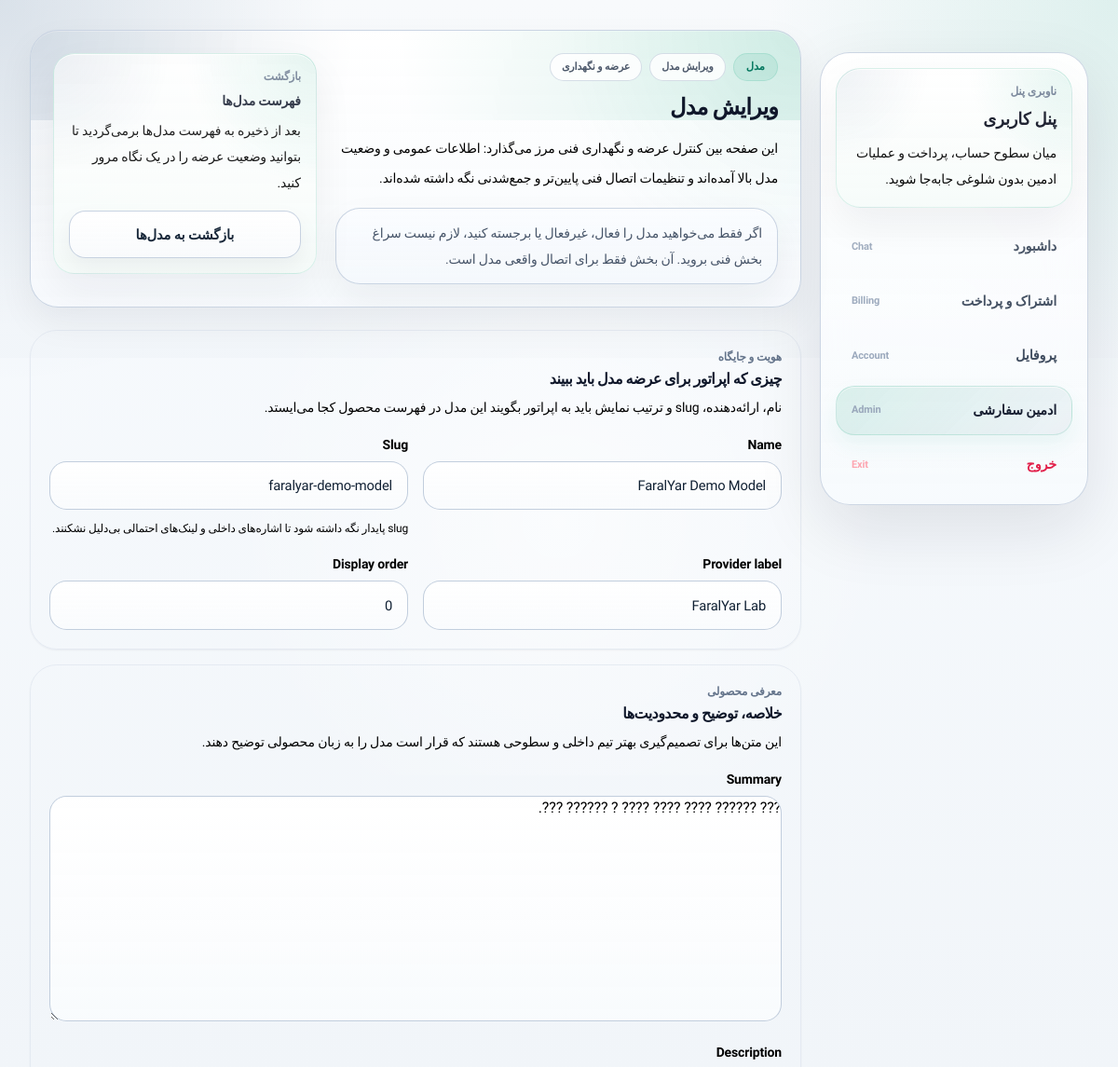
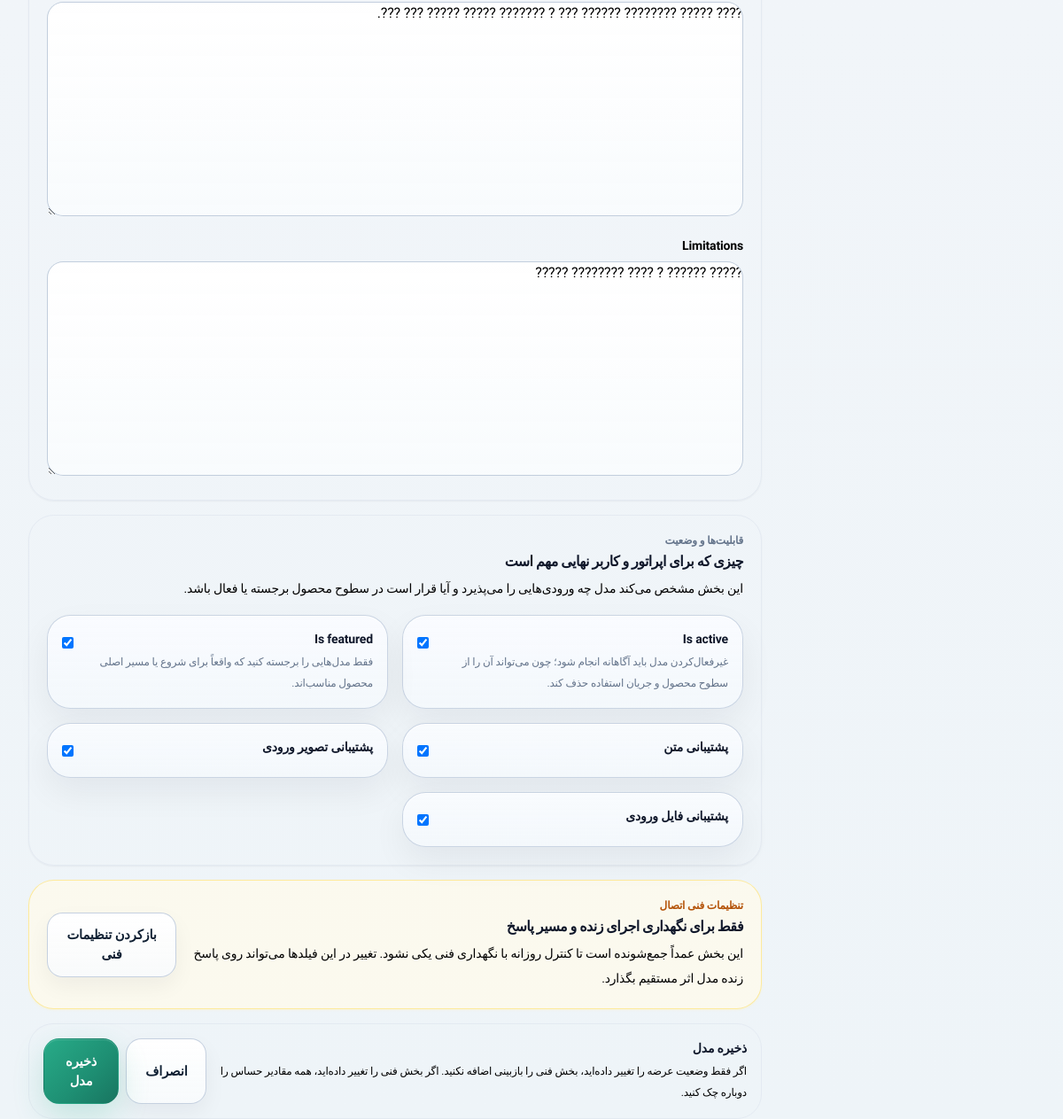
The page /dashboard/admin-panel/models/1/ (signed in) on the database its author committed (2 pictures, top to bottom).
### core/models.py (models this page shows, shortened)
class TimeStampedModel(models.Model):
    created_at = models.DateTimeField(auto_now_add=True)
    updated_at = models.DateTimeField(auto_now=True)
    class Meta:
        abstract = True

class TextSnippet(TimeStampedModel):
    group = models.CharField(max_length=80, default="general")
    key = models.SlugField(max_length=160, unique=True)
    title = models.CharField(max_length=160)
    text = models.TextField()
    help_text = models.CharField(max_length=255, blank=True)
    is_active = models.BooleanField(default=True)
    class Meta:
        ordering = ["group", "title"]
        verbose_name = "متن سایت"
        verbose_name_plural = "متن‌های سایت"

### ai_platform/models.py (models this page shows, shortened)
class AIModel(TimeStampedModel):
    OPENAI = "openai"
    GENERIC = "generic"
    REQUEST_FORMAT_CHOICES = [
        (OPENAI, "OpenAI Compatible"),
        (GENERIC, "Generic JSON"),
    ]
    name = models.CharField(max_length=120)
    slug = models.SlugField(max_length=140, unique=True, blank=True)
    provider_label = models.CharField(max_length=120)
    endpoint_url = models.URLField()
    http_method = models.CharField(max_length=10, default="POST")
    headers = models.JSONField(default=dict, blank=True)
    api_key = models.CharField(max_length=255, blank=True)
    model_identifier = models.CharField(max_length=255)
    timeout_seconds = models.PositiveIntegerField(default=60)
    display_order = models.PositiveIntegerField(default=0)
    request_format = models.CharField(max_length=20, choices=REQUEST_FORMAT_CHOICES, default=OPENAI)
    response_text_path = models.CharField(max_length=160, default="choices.0.message.content")
    system_prompt = models.TextField(blank=True)
    summary = models.TextField(blank=True)
    description = models.TextField(blank=True)
    limitations = models.TextField(blank=True)
    is_active = models.BooleanField(default=True)
    is_featured = models.BooleanField(default=False)
    class Meta:
        ordering = ["display_order", "name"]
        verbose_name = "مدل هوش مصنوعی"
        verbose_name_plural = "مدل‌های هوش مصنوعی"
    def has_capability(self, capability_type):
        return self.capabilities.filter(capability_type=capability_type, is_enabled=True).exists()

### dashboard/views.py (the view)
# urls.py: path("admin-panel/models/<int:pk>/", views.model_edit, name="admin_model_edit"),
@staff_member_required
def model_edit(request, pk=None):
    instance = get_object_or_404(AIModel, pk=pk) if pk else None
    initial = {}
    if instance:
        initial = {
            "text_enabled": instance.has_capability(AIModelCapability.TEXT),
            "image_enabled": instance.has_capability(AIModelCapability.IMAGE_INPUT),
            "file_enabled": instance.has_capability(AIModelCapability.FILE_INPUT),
        }
    form = AIModelForm(request.POST or None, instance=instance, initial=initial)
    if request.method == "POST" and form.is_valid():
        model = form.save()
        _save_capabilities(model, form)
        messages.success(request, "مدل با موفقیت ذخیره شد.")
        return redirect("dashboard:admin_models")
    return render(request, "dashboard/model_form.html", {"form": form, "instance": instance})

### ai_platform/forms.py
class AIModelForm(forms.ModelForm):
    text_enabled = forms.BooleanField(required=False, initial=True, label="پشتیبانی متن")
    image_enabled = forms.BooleanField(required=False, label="پشتیبانی تصویر ورودی")
    file_enabled = forms.BooleanField(required=False, label="پشتیبانی فایل ورودی")
    class Meta:
        model = AIModel
        fields = [
            "name",
            "slug",
            "provider_label",
            "endpoint_url",
            "http_method",
            "headers",
            "api_key",
            "model_identifier",
            "timeout_seconds",
            "display_order",
            "request_format",
            "response_text_path",
            "system_prompt",
            "summary",
            "description",
            "limitations",
            "is_active",
            "is_featured",
        ]

### accounts/models.py (called while the page is built)
    def get_session_auth_hash(self):
        key_salt = "accounts.models.User.get_session_auth_hash"
        value = f"{self.password}{self.auth_session_version}"
        return salted_hmac(key_salt, value).hexdigest()

### core/models.py (called while the page is built)
    @classmethod
    def get_solo(cls):
        setting, _ = cls.objects.get_or_create(pk=1)
        return setting

### core/templatetags/site_text.py (called while the page is built)
@register.simple_tag
def site_text(key, default_text="", title="", group="general", help_text=""):
    snippet, _ = TextSnippet.objects.get_or_create(
        key=key,
        defaults={
            "group": group,
            "title": title or key,
            "text": default_text,
            "help_text": help_text,
        },
    )
    if not snippet.text and default_text:
        snippet.text = default_text
        snippet.save(update_fields=["text", "updated_at"])
    return snippet.text if snippet.is_active else default_text

### faralyar_project/context_processors.py (called while the page is built)
def site_context(request):
    return {
        "site_settings": SiteSetting.get_solo(),
        "theme_choice": request.session.get("theme", "system"),
    }

### templates/dashboard/model_form.html (shortened to what this page needs)
{% extends 'dashboard/base_dashboard.html' %}
{% block dashboard_content %}
  <div class="space-y-6" x-data="{ technicalOpen: false }">
    {% if instance %}
      {% include 'dashboard/_admin_page_header.html' with admin_badge='مدل' admin_context_label='ویرایش مدل' admin_meta_label='عرضه و نگهداری' admin_title='ویرایش مدل' admin_intro='این صفحه بین کنترل عرضه و نگهداری فنی مرز می‌گذارد: اطلاعات عمومی و وضعیت مدل بالا آمده‌اند و تنظیمات اتصال فنی پایین‌تر و جمع‌شدنی نگه داشته شده‌اند.' admin_hint='اگر فقط می‌خواهید مدل را فعال، غیرفعال یا برجسته کنید، لازم نیست سراغ بخش فنی بروید. آن بخش فقط برای اتصال واقعی مدل است.' admin_side_eyebrow='بازگشت' admin_side_title='فهرست مدل‌ها' admin_side_body='بعد از ذخیره به فهرست مدل‌ها برمی‌گردید تا بتوانید وضعیت عرضه را در یک نگاه مرور کنید.' admin_secondary_url='/dashboard/admin-panel/models/' admin_secondary_label='بازگشت به مدل‌ها' %}
    {% endif %}
    <form method="post" class="space-y-4">
      <section class="rounded-[1.8rem] border border-slate-200/80 bg-white/82 p-4 shadow-sm shadow-slate-900/5 dark:border-slate-700/70 dark:bg-slate-900/55 sm:p-5">
        <div class="min-w-0">
          <div class="text-xs font-bold text-slate-500 dark:text-slate-400">هویت و جایگاه</div>
          <h2 class="mt-1 text-base font-black text-slate-900 dark:text-white">چیزی که اپراتور برای عرضه مدل باید ببیند</h2>
          <p class="mt-1 text-sm leading-7 text-slate-500 dark:text-slate-400">نام، ارائه‌دهنده، slug و ترتیب نمایش باید به اپراتور بگویند این مدل در فهرست محصول کجا می‌ایستد.</p>
        </div>
        <div class="mt-4 grid gap-4 lg:grid-cols-2">
          {% for field in form %}
            {% if field.name == 'name' or field.name == 'slug' or field.name == 'provider_label' or field.name == 'display_order' %}
              {% if field.name == 'slug' %}
                {% include 'dashboard/_admin_form_field.html' with field=field field_note='slug پایدار نگه داشته شود تا اشاره‌های داخلی و لینک‌های احتمالی بی‌دلیل نشکنند.' %}
              {% else %}
                {% include 'dashboard/_admin_form_field.html' with field=field %}
              {% endif %}
            {% endif %}
          {% endfor %}
        </div>
      </section>
      <section class="rounded-[1.8rem] border border-slate-200/80 bg-white/82 p-4 shadow-sm shadow-slate-900/5 dark:border-slate-700/70 dark:bg-slate-900/55 sm:p-5">
        <div class="min-w-0">
          <div class="text-xs font-bold text-slate-500 dark:text-slate-400">معرفی محصولی</div>
          <h2 class="mt-1 text-base font-black text-slate-900 dark:text-white">خلاصه، توضیح و محدودیت‌ها</h2>
          <p class="mt-1 text-sm leading-7 text-slate-500 dark:text-slate-400">این متن‌ها برای تصمیم‌گیری بهتر تیم داخلی و سطوحی هستند که قرار است مدل را به زبان محصولی توضیح دهند.</p>
        </div>
        <div class="mt-4 grid gap-4">
          {% for field in form %}
            {% if field.name == 'summary' or field.name == 'description' or field.name == 'limitations' %}
              {% include 'dashboard/_admin_form_field.html' with field=field %}
            {% endif %}
          {% endfor %}
        </div>
      </section>
      <section class="rounded-[1.8rem] border border-slate-200/80 bg-white/82 p-4 shadow-sm shadow-slate-900/5 dark:border-slate-700/70 dark:bg-slate-900/55 sm:p-5">
        <div class="min-w-0">
          <div class="text-xs font-bold text-slate-500 dark:text-slate-400">قابلیت‌ها و وضعیت</div>
          <h2 class="mt-1 text-base font-black text-slate-900 dark:text-white">چیزی که برای اپراتور و کاربر نهایی مهم است</h2>
          <p class="mt-1 text-sm leading-7 text-slate-500 dark:text-slate-400">این بخش مشخص می‌کند مدل چه ورودی‌هایی را می‌پذیرد و آیا قرار است در سطوح محصول برجسته یا فعال باشد.</p>
        </div>
        <div class="mt-4 grid gap-4 lg:grid-cols-2">
          {% for field in form %}
            {% if field.name == 'text_enabled' or field.name == 'image_enabled' or field.name == 'file_enabled' or field.name == 'is_featured' or field.name == 'is_active' %}
              {% if field.name == 'is_active' %}
                {% include 'dashboard/_admin_form_field.html' with field=field field_note='غیرفعال‌کردن مدل باید آگاهانه انجام شود؛ چون می‌تواند آن را از سطوح محصول و جریان استفاده حذف کند.' %}
              {% elif field.name == 'is_featured' %}
                {% include 'dashboard/_admin_form_field.html' with field=field field_note='فقط مدل‌هایی را برجسته کنید که واقعاً برای شروع یا مسیر اصلی محصول مناسب‌اند.' %}
              {% else %}
                {% include 'dashboard/_admin_form_field.html' with field=field %}
              {% endif %}
            {% endif %}
          {% endfor %}
        </div>
      </section>
      <section class="rounded-[1.8rem] border border-amber-200/80 bg-amber-50/75 p-4 shadow-sm shadow-amber-100/60 dark:border-amber-500/20 dark:bg-amber-500/10 sm:p-5">
        <div class="flex flex-col gap-3 lg:flex-row lg:items-center lg:justify-between">
          <div class="min-w-0">
            <div class="text-xs font-bold text-amber-700 dark:text-amber-300">تنظیمات فنی اتصال</div>
            <h2 class="mt-1 text-base font-black text-slate-900 dark:text-white">فقط برای نگهداری اجرای زنده و مسیر پاسخ</h2>
            <p class="mt-1 text-sm leading-7 text-amber-800/90 dark:text-amber-100">این بخش عمداً جمع‌شونده است تا کنترل روزانه با نگهداری فنی یکی نشود. تغییر در این فیلدها می‌تواند روی پاسخ زنده مدل اثر مستقیم بگذارد.</p>
          </div>
          <button type="button" class="btn-secondary w-full sm:w-auto" @click="technicalOpen = !technicalOpen" :aria-expanded="technicalOpen.toString()">
            <span x-text="technicalOpen ? 'بستن تنظیمات فنی' : 'بازکردن تنظیمات فنی'"></span>
          </button>
        </div>
      </section>
      <div class="rounded-[1.75rem] border border-slate-200/80 bg-slate-50/82 p-4 dark:border-slate-700/70 dark:bg-slate-900/45">
        <div class="flex flex-col gap-3 lg:flex-row lg:items-center lg:justify-between">
          <div class="min-w-0">
            <div class="text-sm font-black text-slate-900 dark:text-white">ذخیره مدل</div>
            <p class="mt-1 text-xs leading-6 text-slate-500 dark:text-slate-400">اگر فقط وضعیت عرضه را تغییر داده‌اید، بخش فنی را بازبینی اضافه نکنید. اگر بخش فنی را تغییر داده‌اید، همه مقادیر حساس را دوباره چک کنید.</p>
          </div>
          <div class="flex flex-col gap-2 sm:flex-row">
            <a href="{% url 'dashboard:admin_models' %}" class="btn-secondary w-full sm:w-auto">انصراف</a>
            <button class="btn-primary w-full sm:w-auto" type="submit">ذخیره مدل</button>
          </div>
        </div>
      </div>
    </form>
  </div>
{% endblock %}

### templates/dashboard/base_dashboard.html (shortened to what this page needs)
{% extends 'base.html' %}
{% load site_text %}
{% block content %}
  {% with url_name=request.resolver_match.url_name|default:'' %}
    <section class="section-shell pt-6 sm:pt-8">
      <div class="dashboard-shell-grid">
        <aside class="hidden lg:block">
          <div class="dashboard-sidebar">
            <div class="surface-tint px-4 py-4">
              <div class="text-xs font-black text-slate-500 dark:text-slate-400">ناوبری پنل</div>
              <div class="mt-2 text-lg font-black text-slate-950 dark:text-white">{% site_text 'dashboard.title' 'پنل کاربری' title='عنوان پنل کاربری' group='dashboard' %}</div>
              <p class="mt-2 text-sm leading-7 text-slate-600 dark:text-slate-300">میان سطوح حساب، پرداخت و عملیات ادمین بدون شلوغی جابه‌جا شوید.</p>
            </div>
            <nav class="space-y-1.5">
              <a href="{% url 'ai_platform:chat' %}" class="admin-nav-link {% if request.resolver_match.namespace == 'ai_platform' %}active{% endif %}">{% site_text 'dashboard.nav.home' 'اپ FaralYar' title='داشبورد در ناوبری پنل' group='dashboard' %}<span class="text-[11px] text-slate-400">Chat</span></a>
              <a href="{% url 'ai_platform:billing' %}" class="admin-nav-link ">{% site_text 'dashboard.nav.billing' 'اشتراک و پرداخت' title='اشتراک و پرداخت در ناوبری پنل' group='dashboard' %}<span class="text-[11px] text-slate-400">Billing</span></a>
              <a href="{% url 'dashboard:profile' %}" class="admin-nav-link {% if url_name == 'profile' %}active{% endif %}">{% site_text 'dashboard.nav.profile' 'پروفایل' title='پروفایل در ناوبری پنل' group='dashboard' %}<span class="text-[11px] text-slate-400">Account</span></a>
              {% if request.user.is_staff %}
                <a href="{% url 'dashboard:admin_home' %}" class="admin-nav-link {% if url_name == 'admin_home' or url_name == 'admin_settings' or url_name == 'admin_models' or url_name == 'admin_model_create' or url_name == 'admin_model_edit' or url_name == 'admin_plans' or url_name == 'admin_plan_create' or url_name == 'admin_plan_edit' or url_name == 'admin_texts' or url_name == 'admin_text_create' or url_name == 'admin_text_edit' or url_name == 'admin_transactions' %}active{% endif %}">{% site_text 'dashboard.nav.admin' 'ادمین سفارشی' title='ادمین سفارشی در ناوبری پنل' group='dashboard' %}<span class="text-[11px] text-slate-400">Admin</span></a>
              {% endif %}
              <a href="{% url 'accounts:logout' %}" class="admin-nav-link !text-rose-600 dark:!text-rose-300">{% site_text 'dashboard.nav.logout' 'خروج' title='خروج در ناوبری پنل' group='dashboard' %}<span class="text-[11px] text-rose-300 dark:text-rose-500">Exit</span></a>
            </nav>
          </div>
        </aside>
        <div class="min-w-0">
          {% block dashboard_content %}{% endblock %}
        </div>
      </div>
    </section>
  {% endwith %}
{% endblock %}

### templates/dashboard/_admin_form_field.html (shortened to what this page needs)
<div class="{{ field_class|default:'' }}">
  {% if field.field.widget.input_type == 'checkbox' %}
    <div class="form-field-panel p-4">
      <label class="flex items-start justify-between gap-4">
        <div class="min-w-0">
          <span class="block text-sm font-black text-slate-900 dark:text-white">{{ field.label }}</span>
          {% if field_note %}
            <span class="mt-1 block text-xs leading-6 text-slate-500 dark:text-slate-400">{{ field_note }}</span>
          {% endif %}
        </div>
        <span class="shrink-0 pt-1">{{ field }}</span>
      </label>
    </div>
  {% else %}
    <label class="mb-2 block text-sm font-bold text-slate-900 dark:text-white">{{ field.label }}</label>
    {{ field }}
    {% if field_note %}
      <p class="mt-2 text-xs leading-6 text-slate-500 dark:text-slate-400">{{ field_note }}</p>
    {% endif %}
  {% endif %}
</div>

### rows shown on the page
TextSnippet: text+is_active "پنل کاربری"
TextSnippet: text+is_active "داشبورد"
TextSnippet: text+is_active "اشتراک و پرداخت"
TextSnippet: text+is_active "پروفایل"
TextSnippet: text+is_active "ادمین سفارشی"
TextSnippet: text+is_active "خروج"
AIModel: form "FaralYar Demo Model" "faralyar-demo-model" "FaralYar Lab" "0" "??? ?????? ???? ???? ???? ? ?????? ???." "???? ????? ???????? ?????? ??? ? ??????? ????? ????? ??? ???." "????? ?????? ? ???? ???????? ?????", form "☑" "☑"

### other values the page prints
{{ admin_badge }} "مدل"
{{ admin_context_label }} "ویرایش مدل"
{{ admin_meta_label }} "عرضه و نگهداری"
{{ admin_title }} "ویرایش مدل"
{{ admin_intro }} "این صفحه بین کنترل عرضه و نگهداری فنی مرز می‌گذارد: اطلاعات عمومی و وضعیت مدل بالا آمده‌اند و تنظیمات اتصال فنی پایین‌تر و جمع‌شدنی نگه داشته شده‌اند."
{{ admin_hint }} "اگر فقط می‌خواهید مدل را فعال، غیرفعال یا برجسته کنید، لازم نیست سراغ بخش فنی بروید. آن بخش فقط برای اتصال واقعی مدل است."
{{ admin_side_eyebrow }} "بازگشت"
{{ admin_side_title }} "فهرست مدل‌ها"
{{ admin_side_body }} "بعد از ذخیره به فهرست مدل‌ها برمی‌گردید تا بتوانید وضعیت عرضه را در یک نگاه مرور کنید."
{{ admin_secondary_label }} "بازگشت به مدل‌ها"
{{ field.label }} "Name" "Slug" "Provider label" "Display order" "Summary" "Description" "Limitations"
{{ field_note }} "slug پایدار نگه داشته شود تا اشاره‌های داخلی و لینک‌های احتمالی بی‌دلیل نشکنند."
{{ field.label }} "Is active" "Is featured" "پشتیبانی متن" "پشتیبانی تصویر ورودی" "پشتیبانی فایل ورودی"
{{ field_note }} "غیرفعال‌کردن مدل باید آگاهانه انجام شود؛ چون می‌تواند آن را از سطوح محصول و جریان استفاده حذف کند." "فقط مدل‌هایی را برجسته کنید که واقعاً برای شروع یا مسیر اصلی محصول مناسب‌اند."
